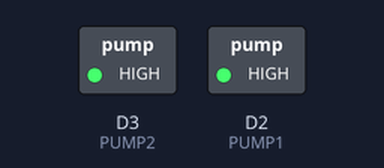
Bench run of a sketch on a simulated ESP8266 (Wemos D1 mini). Shown: switched loads named in the sketch (green lamp = pin HIGH).

Above: at 0.1 s.
Timing chart, 0 to 1.6 s (numbered marks = the images above):
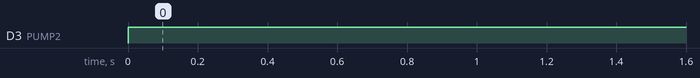

Measured:
- by itself, D3 (PUMP2): LOW → HIGH at 0.00 s

The sketch:

peePonicSpainD1Mini.ino
```cpp
#define FLOODING 8
#define WAITING 30
#define PUMP1 D2
#define PUMP2 D3

void setup() {
  pinMode(PUMP1, OUTPUT);
  pinMode(PUMP2, OUTPUT);
}

void loop() {
  pumpOn();
  wait(FLOODING);
  //delay(1000);
  pumpOff();
  wait(WAITING);
  //delay(1000);
}

void wait(int minutes) {
  minutes = minutes * 60000;
  delay(minutes);
}

void pumpOn() {
  digitalWrite(PUMP1, 1);
  digitalWrite(PUMP2, 1);
}

void pumpOff() {
  digitalWrite(PUMP1, 0);
  digitalWrite(PUMP2, 0);
}
```
